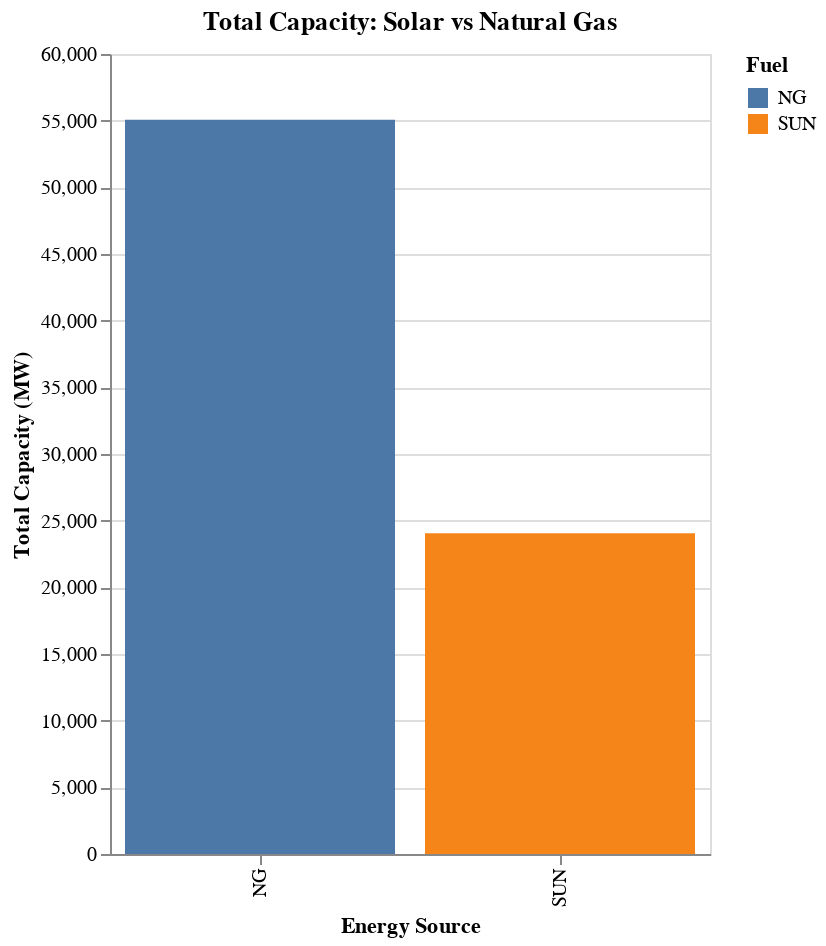

Notebook code for this chart:
### Markdown cell above
Compare the total capacity of solar vs natural gas plants?

### Code cell
import pandas as pd
import altair as alt
import ipywidgets as widgets
import time
from IPython.display import display, clear_output

# Load dataset
df = pd.read_csv("Power_Plant.csv")
df['PriEnergySource'] = df['PriEnergySource'].str.upper()
df['Capacity_Latest'] = pd.to_numeric(df['Capacity_Latest'], errors='coerce')

# Initialize response log if not already
if 'responses' not in globals():
    responses = []

def start_capacity_comparison_task():
    clear_output()
    print("🔋 Task: Compare the total capacity of solar vs natural gas plants.")
    print("Review the chart below and enter the difference in MW.")

    start_time = time.time()

    # Filter data
    fuel_filter = ['SUN', 'NG']
    filtered_df = df[df['PriEnergySource'].isin(fuel_filter)]

    capacity_by_fuel = (
        filtered_df.groupby('PriEnergySource')['Capacity_Latest']
        .sum()
        .reset_index()
        .rename(columns={'PriEnergySource': 'Fuel', 'Capacity_Latest': 'TotalCapacity'})
    )

    # Chart
    chart = alt.Chart(capacity_by_fuel).mark_bar().encode(
        x=alt.X('Fuel:N', title='Energy Source'),
        y=alt.Y('TotalCapacity:Q', title='Total Capacity (MW)'),
        color='Fuel:N',
        tooltip=['Fuel', 'TotalCapacity']
    ).properties(
        title='Total Capacity: Solar vs Natural Gas',
        height=400,
        width=300
    )

    # Widgets
    response_box = widgets.Textarea(
        description='Observation:',
        layout=widgets.Layout(width='500px', height='100px')
    )
    submit_button = widgets.Button(description="Submit Answer")

    def on_submit(b):
        elapsed = time.time() - start_time
        answer = response_box.value
        responses.append({
            'question': 'Q: Compare solar vs NG total capacity',
            'user_answer': answer,
            'solar_capacity_mw': float(capacity_by_fuel.loc[capacity_by_fuel["Fuel"] == "SUN", "TotalCapacity"]),
            'ng_capacity_mw': float(capacity_by_fuel.loc[capacity_by_fuel["Fuel"] == "NG", "TotalCapacity"]),
            'time_sec': round(elapsed, 2)
        })
        clear_output()
        print(f"✅ Answer recorded. Time taken: {elapsed:.2f} seconds")
        print("You can now proceed to the next task.")

    submit_button.on_click(on_submit)

    # Display
    display(chart, response_box, submit_button)

# Launch the task
start_capacity_comparison_task()

### Figure 1 — Vega-Lite specification as saved in the notebook (floating-point values rounded to 4 significant figures)
{"config": {"view": {"continuousWidth": 300, "continuousHeight": 300}}, "data": {"name": "data-b0f6ff46a6df6826482df3d42657a1fd"}, "mark": {"type": "bar"}, "encoding": {"color": {"field": "Fuel", "type": "nominal"}, "tooltip": [{"field": "Fuel", "type": "nominal"}, {"field": "TotalCapacity", "type": "quantitative"}], "x": {"field": "Fuel", "title": "Energy Source", "type": "nominal"}, "y": {"field": "TotalCapacity", "title": "Total Capacity (MW)", "type": "quantitative"}}, "height": 400, "title": "Total Capacity: Solar vs Natural Gas", "width": 300, "$schema": "https://vega.github.io/schema/vega-lite/v5.20.1.json", "datasets": {"data-b0f6ff46a6df6826482df3d42657a1fd": [{"Fuel": "NG", "TotalCapacity": 55070.0}, {"Fuel": "SUN", "TotalCapacity": 24060.0}]}}
